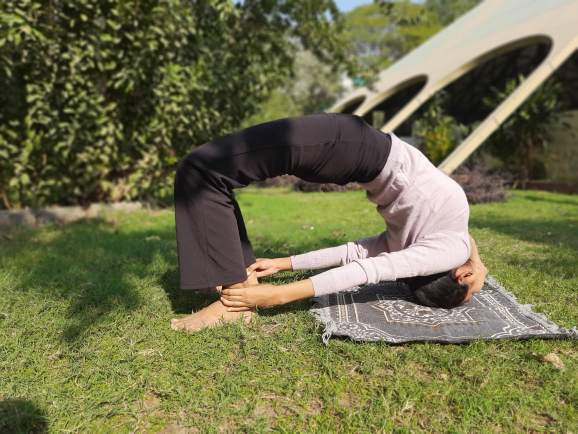
#> input picture data/ood_samples/bridge/commons_163993886.jpg, 1156 x 867 px, given as the content of the folder ../../data/ood_samples/bridge/train/images, which was not available (shown at 1/2 size)
$ python dedup_split.py ../../data/ood_samples/bridge
#> lines starting #> are read from the running program, lines starting #| are printed output that depends on the picture
"""Detect train->valid/test leakage in the Roboflow v1 dataset and re-split it
by duplicate group (Giai đoạn 12 — docs/specs/g12-sua-ro-ri-va-do-prod.md).

Roboflow's README says "No image augmentation", but many valid/test images
are horizontally flipped copies of train images (same source name
`0000xxxx_jpg`, same class), and some are cropped/shifted copies uploaded
under a different source name. Two images belong to the same group if:
  (a) same source name (part before `_jpg.rf.`) AND same class set, or
  (b) dHash of one is within DHASH_THRESHOLD bits of the other's dHash or of
      its horizontal mirror (near-identical / flipped copies), or
  (c) among each image's ORB_CANDIDATES nearest neighbours -- by dHash of
      the whole image AND by dHash of the labelled-box crop (catches zoomed/
      re-framed copies whose whole-image hash moved a lot) -- ORB
      keypoint matching + RANSAC finds >= ORB_MIN_INLIERS geometrically
      consistent matches (same photo cropped/shifted -- dHash alone can't
      separate these from different people in the same pose on a white
      background).
Groups are closed transitively (union-find), then each whole group is
assigned to exactly one split.

The split is saved as a manifest CSV that IS committed to git
(data/splits/...), because data/processed/ is gitignored and Colab
re-downloads the raw dataset: Colab applies the manifest instead of
recomputing hashes/ORB (which can shift slightly across library versions).

CLI:
    python -m src.data.dedup_split data/raw/yoga_v1            # report + apply manifest (build it if missing)
    python -m src.data.dedup_split data/raw/yoga_v1 --rebuild  # recompute the split, overwrite manifest
"""

import argparse
import csv
import random
import shutil
from collections import Counter, defaultdict
from dataclasses import dataclass
from pathlib import Path

import cv2
import numpy as np
from PIL import Image, ImageOps

SPLITS = ("train", "valid", "test")
# 16x16 dHash (256 bits). Calibrated on yoga_v1: all 371 known duplicate
# pairs (same source name + class) are 0-1 bits apart; random pairs are
# >= 26 bits. An 8x8 hash at threshold 10 looked fine per pair (0.15% false
# matches) but over ~513k pairs union-find chained hundreds of different
# people on white backgrounds into one 106-image group.
DHASH_SIZE = 16
DHASH_THRESHOLD = 12
# Known duplicate pairs score >= ~430 inliers; unrelated pairs mostly < 10.
# Leakage counts are stable for thresholds 20-40 (max group 10 images);
# 25 also catches same-photoshoot near-duplicates (same person/background).
ORB_CANDIDATES = 10
ORB_MIN_INLIERS = 25
MANIFEST_PATH = Path("data/splits/yoga_v1_clean_manifest.csv")
OUT_DIR = Path("data/processed/yoga_v1_clean")
IMAGE_EXTS = {".jpg", ".jpeg", ".png", ".bmp", ".webp"}


@dataclass
class ImageEntry:
    split: str
    path: Path
    source: str  # Roboflow source name, e.g. "00000006"
    classes: tuple[int, ...]  # sorted unique class ids from the label file
    dhash: int
    dhash_mirror: int
    crop_dhash: int  # dHash of the largest labelled box (whole image if no box)
    crop_dhash_mirror: int

    @property
    def name(self) -> str:
        return self.path.name

    @property
    def main_class(self) -> int:
        """Class used for stratification (-1 = no box)."""
        return self.classes[0] if self.classes else -1


def _dhash(image: Image.Image, size: int = DHASH_SIZE) -> int:
    gray = image.convert("L").resize((size + 1, size), Image.LANCZOS)
    px = gray.tobytes()
    bits = 0
    for row in range(size):
        for col in range(size):
            left = px[row * (size + 1) + col]
            right = px[row * (size + 1) + col + 1]
            bits = (bits << 1) | (left > right)
    return bits


def _source_name(file_name: str) -> str:
    return file_name.split("_jpg.rf.")[0].split(".rf.")[0]


def _largest_box_crop(image: Image.Image, label_path: Path) -> Image.Image:
    boxes = []
    if label_path.exists():
        for line in label_path.read_text().splitlines():
            parts = line.split()
            if len(parts) == 5:
                _, x, y, w, h = map(float, parts)
                boxes.append((w * h, x, y, w, h))
    if not boxes:
        return image
    _, x, y, w, h = max(boxes)
    W, H = image.size
    left, top = max(0, (x - w / 2) * W), max(0, (y - h / 2) * H)
    right, bottom = min(W, (x + w / 2) * W), min(H, (y + h / 2) * H)
    if right - left < 2 or bottom - top < 2:
        return image
    return image.crop((left, top, right, bottom))


def _read_classes(label_path: Path) -> tuple[int, ...]:
    if not label_path.exists():
        return ()
    ids = {int(line.split()[0]) for line in label_path.read_text().splitlines() if line.strip()}
    return tuple(sorted(ids))


def load_entries(dataset_dir: Path) -> list[ImageEntry]:
    entries = []
    for split in SPLITS:
        image_dir = dataset_dir / split / "images"
        for path in sorted(image_dir.iterdir()):
            if path.suffix.lower() not in IMAGE_EXTS:
                continue
            label_path = dataset_dir / split / "labels" / f"{path.stem}.txt"
            with Image.open(path) as image:
                crop = _largest_box_crop(image, label_path)
                entries.append(
                    ImageEntry(
                        split=split,
                        path=path,
                        source=_source_name(path.name),
                        classes=_read_classes(label_path),
                        dhash=_dhash(image),
                        dhash_mirror=_dhash(ImageOps.mirror(image)),
                        crop_dhash=_dhash(crop),
                        crop_dhash_mirror=_dhash(ImageOps.mirror(crop)),
                    )
                )
    return entries


def _dhash_distance(a: ImageEntry, b: ImageEntry) -> int:
    return min((a.dhash ^ b.dhash).bit_count(), (a.dhash_mirror ^ b.dhash).bit_count())


def _crop_dhash_distance(a: ImageEntry, b: ImageEntry) -> int:
    return min((a.crop_dhash ^ b.crop_dhash).bit_count(), (a.crop_dhash_mirror ^ b.crop_dhash).bit_count())


def _orb_features(gray: np.ndarray, orb: cv2.ORB) -> tuple[list, np.ndarray | None]:
    return orb.detectAndCompute(gray, None)


# [15 lines left out: function _ransac_inliers, not called in this run]


def find_duplicate_groups(entries: list[ImageEntry]) -> list[int]:
    """Return group id per entry (same index as `entries`). ORB step takes
    ~1 min for ~1000 images on CPU."""
    parent = list(range(len(entries)))

    def find(i: int) -> int:
        while parent[i] != i:
            parent[i] = parent[parent[i]]
            i = parent[i]
        return i

    def union(i: int, j: int) -> None:
        parent[find(i)] = find(j)

    by_source: dict[tuple[str, tuple[int, ...]], int] = {}
    for i, entry in enumerate(entries):
        key = (entry.source, entry.classes)
        if key in by_source:
            union(i, by_source[key])
        else:
            by_source[key] = i

    n = len(entries)
    candidates: set[tuple[int, int]] = set()
    for i in range(n):
        distances = sorted((_dhash_distance(entries[i], entries[j]), j) for j in range(n) if j != i)
        for distance, j in distances:
            if distance <= DHASH_THRESHOLD:
                union(i, j)
        crop_nearest = sorted((_crop_dhash_distance(entries[i], entries[j]), j) for j in range(n) if j != i)
        for _, j in distances[:ORB_CANDIDATES] + crop_nearest[:ORB_CANDIDATES]:
            candidates.add((min(i, j), max(i, j)))

    orb = cv2.ORB_create(1000)
    matcher = cv2.BFMatcher(cv2.NORM_HAMMING)
    features, features_mirror = [], []
    for entry in entries:
        gray = cv2.imread(str(entry.path), cv2.IMREAD_GRAYSCALE)
        features.append(_orb_features(gray, orb))
        features_mirror.append(_orb_features(cv2.flip(gray, 1), orb))
    for i, j in sorted(candidates):
        if find(i) == find(j):
            continue
        inliers = max(
            _ransac_inliers(features[i], features[j], matcher),
            _ransac_inliers(features_mirror[i], features[j], matcher),
        )
        if inliers >= ORB_MIN_INLIERS:
            union(i, j)

    roots = [find(i) for i in range(len(entries))]
    renumber = {root: n for n, root in enumerate(dict.fromkeys(roots))}
    return [renumber[root] for root in roots]


def leakage_report(splits: list[str], groups: list[int]) -> dict[str, tuple[int, int]]:
    """For valid/test: (images sharing a group with train, total images)."""
    train_groups = {g for s, g in zip(splits, groups) if s == "train"}
    report = {}
    for split in ("valid", "test"):
        members = [g for s, g in zip(splits, groups) if s == split]
        report[split] = (sum(g in train_groups for g in members), len(members))
    return report


def group_split(
    entries: list[ImageEntry],
    groups: list[int],
    ratios: tuple[float, float, float] = (0.70, 0.15, 0.15),
    seed: int = 42,
) -> list[str]:
    """Assign every group wholly to one split, stratified by class.

    Within each class, groups are shuffled (seeded) then each goes to the
    split furthest below its target image count -- greedy fill by images,
    not by groups, since groups have different sizes.
    """
    members: dict[int, list[int]] = defaultdict(list)
    for i, g in enumerate(groups):
        members[g].append(i)

    groups_by_class: dict[int, list[int]] = defaultdict(list)
    for g, idxs in members.items():
        main = Counter(entries[i].main_class for i in idxs).most_common(1)[0][0]
        groups_by_class[main].append(g)

    rng = random.Random(seed)
    assignment: dict[int, str] = {}
    for cls in sorted(groups_by_class):
        cls_groups = sorted(groups_by_class[cls])
        rng.shuffle(cls_groups)
        total = sum(len(members[g]) for g in cls_groups)
        filled = dict.fromkeys(SPLITS, 0)
        for g in cls_groups:
            target = min(SPLITS, key=lambda s: filled[s] / (ratios[SPLITS.index(s)] * total))
            assignment[g] = target
            filled[target] += len(members[g])
    return [assignment[g] for g in groups]


def write_manifest(entries: list[ImageEntry], groups: list[int], new_splits: list[str], path: Path) -> None:
    path.parent.mkdir(parents=True, exist_ok=True)
    with path.open("w", newline="", encoding="utf-8") as f:
        writer = csv.writer(f)
        writer.writerow(["old_split", "file", "group", "main_class", "new_split"])
        for entry, group, new_split in zip(entries, groups, new_splits):
            writer.writerow([entry.split, entry.name, group, entry.main_class, new_split])


def read_manifest(path: Path) -> list[dict[str, str]]:
    with path.open(newline="", encoding="utf-8") as f:
        return list(csv.DictReader(f))


def _class_header(dataset_dir: Path) -> str:
    """`nc:` + `names:` block copied verbatim from the original data.yaml."""
    original_yaml = (dataset_dir / "data.yaml").read_text(encoding="utf-8")
    names_block = original_yaml[original_yaml.index("names:") : original_yaml.index("nc:")]
    nc_line = next(line for line in original_yaml.splitlines() if line.startswith("nc:"))
    return f"{nc_line}\n{names_block}"


# [27 lines left out: functions clean_original_files, write_subset_yaml, not called in this run]


def apply_manifest(dataset_dir: Path, manifest: list[dict[str, str]], out_dir: Path = OUT_DIR) -> None:
    """Copy images + labels from dataset_dir into out_dir/<new_split>/ and
    write a data.yaml keeping the original class names (with their
    "yoga-pose " prefix, so app CLASS_NAMES stay valid)."""
    if out_dir.exists():
        shutil.rmtree(out_dir)
    for row in manifest:
        src_img = dataset_dir / row["old_split"] / "images" / row["file"]
        src_lbl = dataset_dir / row["old_split"] / "labels" / f"{Path(row['file']).stem}.txt"
        for src, kind in ((src_img, "images"), (src_lbl, "labels")):
            if not src.exists():
                if kind == "images":
                    raise FileNotFoundError(f"manifest lists {src} but it is missing -- wrong dataset version?")
                continue
            dst = out_dir / row["new_split"] / kind / src.name
            dst.parent.mkdir(parents=True, exist_ok=True)
            shutil.copy2(src, dst)

    (out_dir / "data.yaml").write_text(
        f"path: {out_dir.resolve().as_posix()}\n"
        "train: train/images\nval: valid/images\ntest: test/images\n"
        f"{_class_header(dataset_dir)}",
        encoding="utf-8",
    )


# [16 lines left out: function write_all_data_yaml, not called in this run]


def summarize(manifest: list[dict[str, str]]) -> None:
    groups_per_split: dict[str, set[str]] = defaultdict(set)
    classes_per_split: dict[str, Counter] = defaultdict(Counter)
    for row in manifest:
        groups_per_split[row["new_split"]].add(row["group"])
        classes_per_split[row["new_split"]][row["main_class"]] += 1
    for split in SPLITS:
        n_images = sum(classes_per_split[split].values())
        dist = dict(sorted(classes_per_split[split].items()))
        print(f"  {split:5}: {n_images:4} images, {len(groups_per_split[split]):4} groups, class dist {dist}")
    crossing = [g for g in set().union(*groups_per_split.values()) if sum(g in groups_per_split[s] for s in SPLITS) > 1]
    print(f"  groups crossing splits: {len(crossing)}")


def main() -> None:
    parser = argparse.ArgumentParser(description=__doc__.splitlines()[0])
    parser.add_argument("dataset_dir", type=Path)
    parser.add_argument("--manifest", type=Path, default=MANIFEST_PATH)
    parser.add_argument("--out", type=Path, default=OUT_DIR)
    parser.add_argument("--rebuild", action="store_true", help="recompute groups/split and overwrite the manifest")
    args = parser.parse_args()

    if args.rebuild or not args.manifest.exists():
        entries = load_entries(args.dataset_dir)
#> in load_entries, image is the input picture: PIL image 1156x867 RGB; mean R, G, B 112.3, 111.6, 74.4
#> in _dhash, `gray = image.convert("L").resize((size + 1, size), Image.LANCZOS)`:
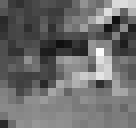
#> gray: PIL image 17x16 L (shown 8 times larger); min 15, max 250, mean 107.7
#> after the loop in _dhash, `for row in range(size):`: bits = 89645724908698940134159542633373228205518163580090244968539519133904177540569
#> call 2 of _dhash, with size = 16
#> in _dhash (call 2), `gray = image.convert("L").resize((size + 1, size), Image.LANCZOS)`:
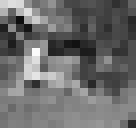
#> gray: PIL image 17x16 L (shown 8 times larger); min 15, max 250, mean 107.7
#> after the loop in _dhash (call 2), `for row in range(size):`: bits = 52292672340270378457181540217233282779529392956005053494329980104582640788555
#> entries = 3 items
        groups = find_duplicate_groups(entries)
#> in find_duplicate_groups, `parent = list(range(len(entries)))`: parent = [0, 1, 2]
#> the loop in find_duplicate_groups, `for i, entry in enumerate(entries):` made 3 passes
#> after the loop in find_duplicate_groups, `for i, entry in enumerate(entries):`: by_source = {('commons_163993886.jpg', ()): 0}
#> in find_duplicate_groups, `n = len(entries)`: n = 3
#> the loop in find_duplicate_groups, `for i in range(n):` made 3 passes
#> crop_nearest on passes 1 to 3: [(0, 1), (0, 2)], [(0, 0), (0, 2)], [(0, 0), (0, 1)]
#> after the loop in find_duplicate_groups, `for i in range(n):`: candidates = 3 items
#> in find_duplicate_groups, `gray = cv2.imread(str(entry.path), cv2.IMREAD_GRAYSCALE)`:
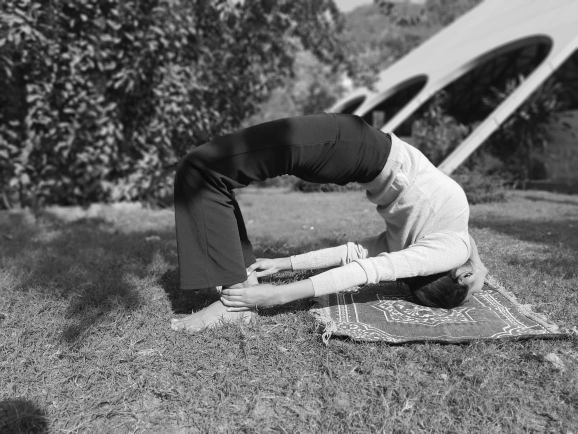
#> gray: shape (867, 1156) (shown at 1/2 size); min 0, max 255, mean 107.6
#> the loop in find_duplicate_groups, `for i, j in sorted(candidates):` made 3 passes
#> (i, j) on passes 2 to 3: (0, 2), (1, 2)
#> j on pass 1: 1
#> in find_duplicate_groups, `roots = [find(i) for i in range(len(entries))]`: roots = [0, 0, 0]
#> in find_duplicate_groups, `renumber = {root: n for n, root in enumerate(dict.fromkeys(roots))}`: renumber = {0: 0}
#> groups = [0, 0, 0]
        splits = [e.split for e in entries]
#> splits = ['train', 'valid', 'test']
        print(f"{len(entries)} images -> {len(set(groups))} duplicate groups")
#| 3 images -> 1 duplicate groups
        print("Leakage in ORIGINAL split (images sharing a group with train):")
        for split, (leaked, total) in leakage_report(splits, groups).items():
#> in leakage_report, `train_groups = {g for s, g in zip(splits, groups) if s == "train"}`: train_groups = 1 item
            print(f"  {split:5}: {leaked}/{total} leaked, {total - leaked} clean")
#> this loop made 2 passes
#|   valid: 1/1 leaked, 0 clean
#|   test : 1/1 leaked, 0 clean
        new_splits = group_split(entries, groups)
#> in group_split, `members: dict[int, list[int]] = defaultdict(list)`: members = 0 items
#> the loop in group_split, `for i, g in enumerate(groups):` made 3 passes
#> the loop in group_split, `for g, idxs in members.items():` made 1 pass
#> (g, idxs, main) on pass 1: (0, [0, 1, 2], -1)
#> the loop in group_split, `for cls in sorted(groups_by_class):` made 1 pass
#> total on pass 1: 3
#> after the loop in group_split, `for cls in sorted(groups_by_class):`: assignment = {0: 'train'}
#> new_splits = ['train', 'train', 'train']
        write_manifest(entries, groups, new_splits, args.manifest)
#> the loop in write_manifest, `for entry, group, new_split in zip(entries, groups, new_splits):` made 3 passes
        print(f"Manifest written: {args.manifest}")

    manifest = read_manifest(args.manifest)
    print("NEW split:")
    summarize(manifest)
#> the loop in summarize, `for split in SPLITS:` made 3 passes
#> (split, n_images) on passes 2 to 3: ('valid', 0), ('test', 0)
#> (split, n_images, dist) on pass 1: ('train', 3, {'-1': 3})
#|   train:    3 images,    1 groups, class dist {'-1': 3}
#|   valid:    0 images,    0 groups, class dist {}
#|   test :    0 images,    0 groups, class dist {}
#> in summarize, `crossing = [g for g in set().union(*groups_per_split.values()) if sum(..`: crossing = []
#|   groups crossing splits: 0
    apply_manifest(args.dataset_dir, manifest, args.out)
    print(f"Dataset written: {args.out}/data.yaml")


if __name__ == "__main__":
#> (the run stopped early here; a loop or call above may not have finished)
